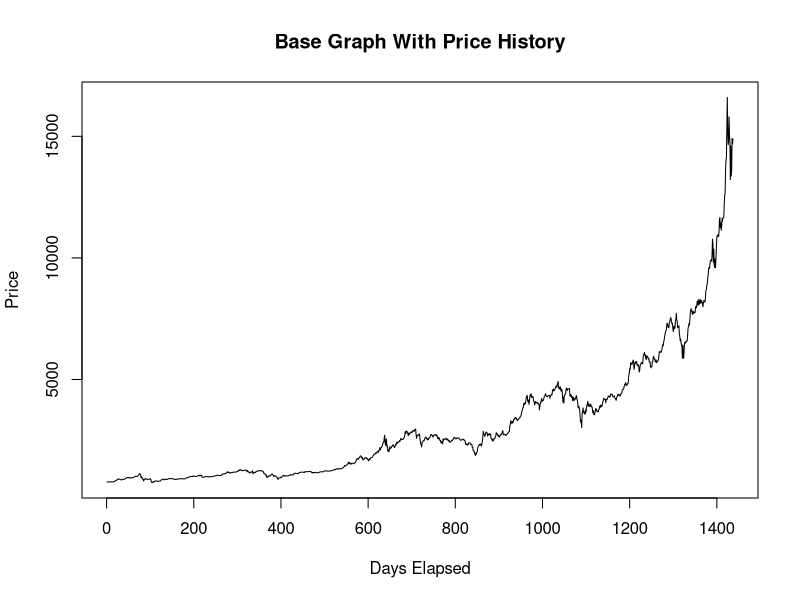
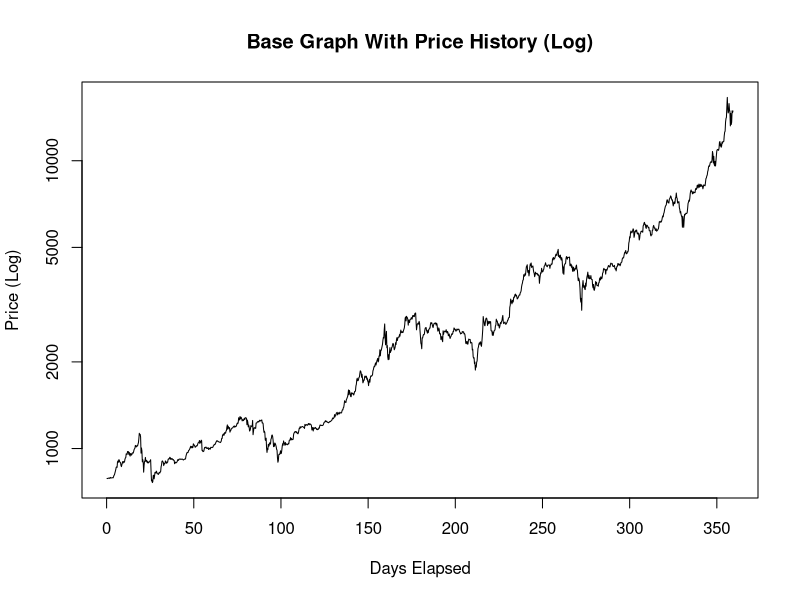
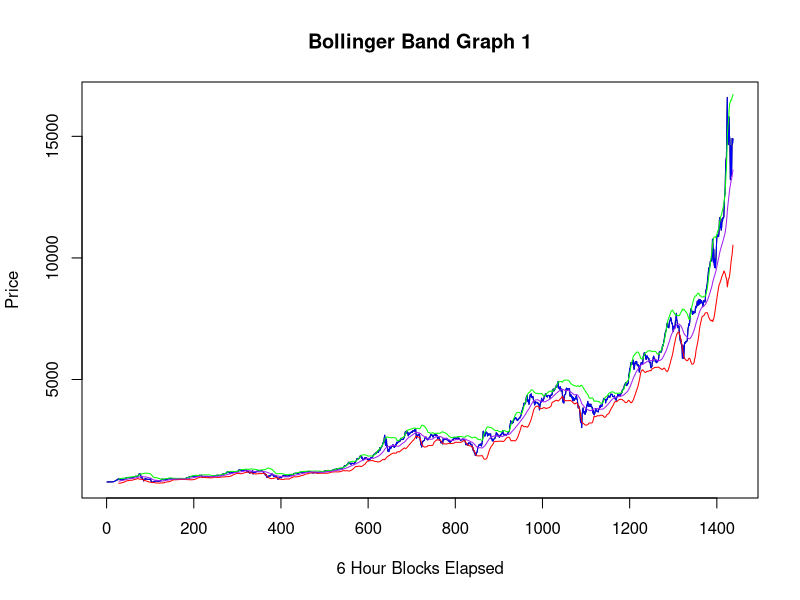
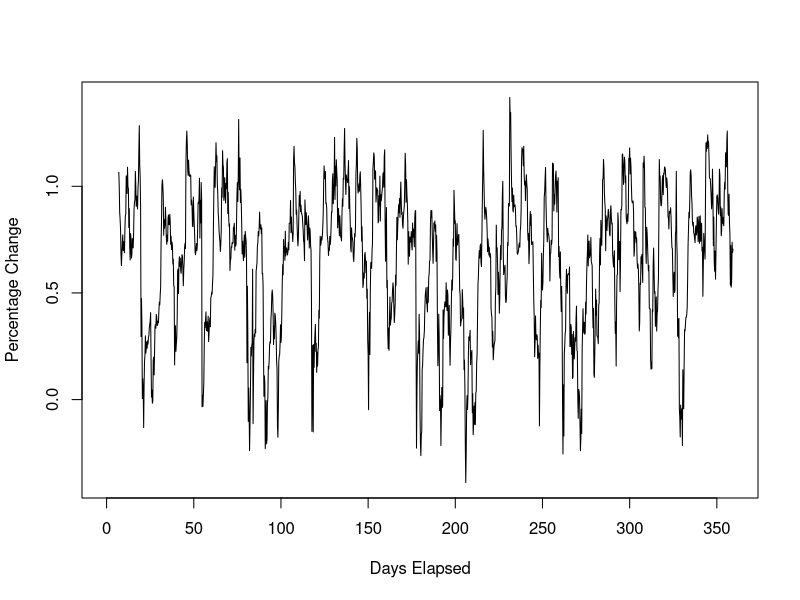
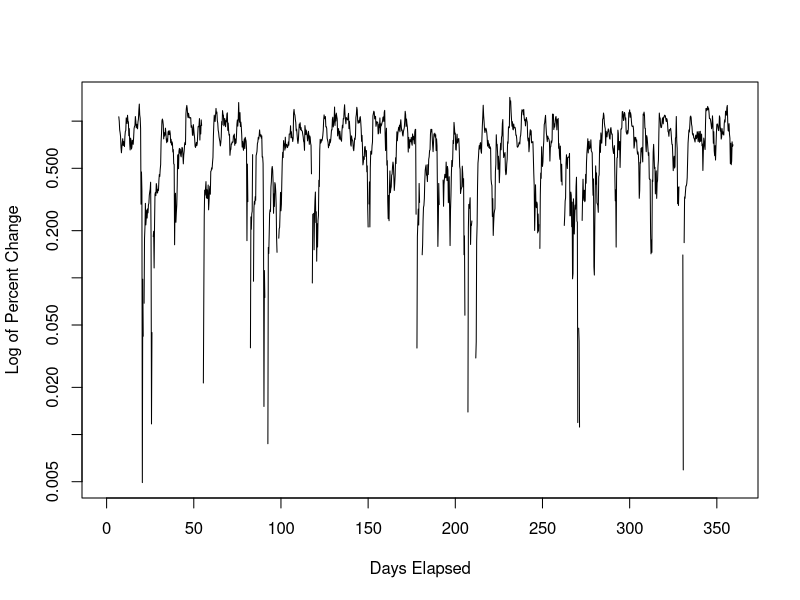
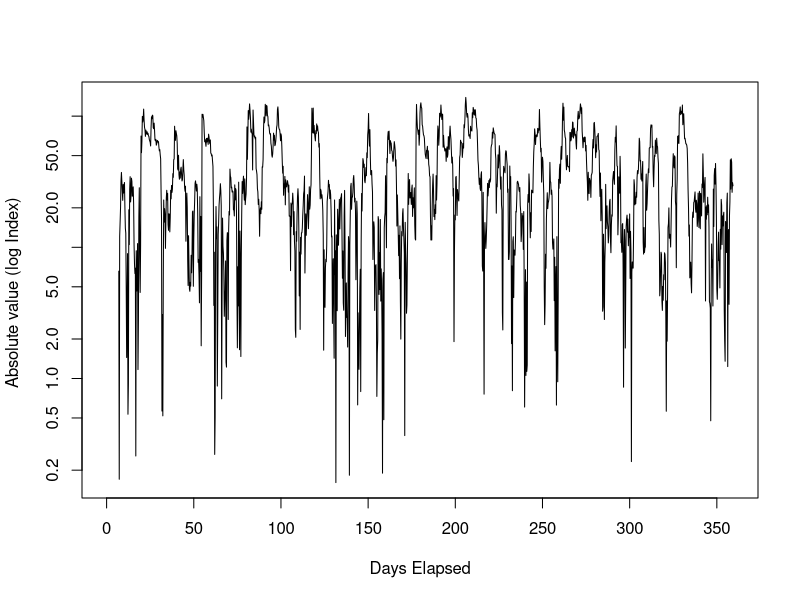

Reproduce these figures in R, in order. (Note: this script raises an error after producing the figures.)
library("TTR")
#Load our 6hr data values to mainDataset
mainDataset = read.csv(file = "6HrDayCount.csv")
#Read the top 6 entries
head(mainDataset)
#Display number of entries in dataset
nrow(mainDataset)
#Display Colnames in Dataset
colnames(mainDataset)
#Base Statistics
#
#Mean
mean(mainDataset$Close)
#Median
median(mainDataset$Close)
#Variance
var(mainDataset$Close)
#Standard Deviation
sd(mainDataset$Close)
#Standard Scores
score <- scale(mainDataset$Close)

#Moving Averages
#
#Load Simple Moving Average for 1 week --> 4 values a day and 7 days a week = 28 values a week
sma28 <- SMA(mainDataset[c('Close')],n=28)
#Display the table with SMA-28 values
head(sma28,n=50)
#Load Exponential Moving Averages for 1 week
ema28 <- EMA(mainDataset[c('Close')],n=28)
#
#
#BollingerBand Analysis
#
#BollingerBand Initialisation
bb28 = BBands(mainDataset[c('Close')], n=28, sd = 2.0)
#New data frame to hold all our charts
dataWithBB = data.frame(mainDataset,bb28)
head(dataWithBB, n=30)
#Plot graph for closing prices to act as basis. Divide by 4 hack to display days 
plot(mainDataset$Timestamp,mainDataset$Close,xlab = "Days Elapsed", ylab = "Price", type = "l")
title("Base Graph With Price History", sub = NULL)
#Graph on log scale for Price
plot(mainDataset$Timestamp/4,mainDataset$Close,xlab = "Days Elapsed", ylab = "Price (Log)", type = "l", log ="y")
title("Base Graph With Price History (Log)", sub = NULL)
#Plot data into graph1 for first 6 months
plot(mainDataset$Timestamp,mainDataset$Close,xlab = "6 Hour Blocks Elapsed", ylab = "Price", type = "l")
title("Bollinger Band Graph 1",sub=NULL)
lines(dataWithBB$Close, col='blue')
lines(dataWithBB$up, col='green')
lines(dataWithBB$dn, col='red')
lines(dataWithBB$mavg, col='purple')
#
#
#Volatiltiy Analysis
#
#
#Volatiltiy As A Factor of Range from upper and lower Bollinger Bands
plot(dataWithBB$Timestamp/4,dataWithBB$pctB,xlab = "Days Elapsed", ylab = "Percentage Change", type="l")
#Outlier Analysis by smoothing using a log function
plot(dataWithBB$Timestamp/4,dataWithBB$pctB,xlab = "Days Elapsed", ylab = "Log of Percent Change", type="l", log = "y")
#Clearly we are missing out on data lesser than 0, hence, we construct a volatility index from absolute values of percent change
Vindex = data.frame(dataWithBB$pctB)
#Change name of column from pctB to Percent Change
names(Vindex) <- c("PercentChange")
Vindex$PercentChange <- abs((Vindex$PercentChange*100-100))
allData = data.frame(dataWithBB,Vindex)
#Plot graph of Volatility Index
plot(dataWithBB$Timestamp/4, Vindex$PercentChange, xlab = "Days Elapsed", ylab = "Absolute value (log Index) ", type="l", log = "y")
#Write back to original table
write.table(allData,file="6HrDayCount.csv",na="",sep =",",row.names=FALSE)
#Create a new volatility index to measure bitcoin volatility as a measure of its SMA over the previous week.
Vindex2 = Vindex$PercentChange[complete.cases(Vindex$PercentChange)]
plot(allData$Timestamp[complete.cases(allData$PercentChange)]/4, 1/(0.75*Vindex2), xlab = "Number of Days", ylab = "Volatility Magnitude", type="l", col="blue")

